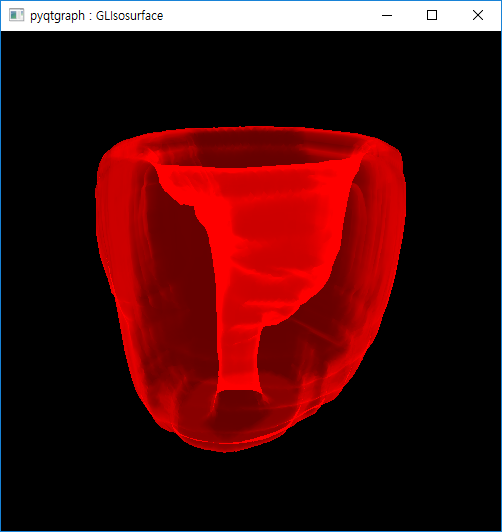

Write Python code to recreate this figure.
import sys
import scipy
import numpy as np
import pyqtgraph.opengl as gl

from scipy import ndimage
from skimage import measure
from PyQt4 import QtGui


def setdiff_mask(mask1, mask2):
    nx = mask1.shape[0]
    ny = mask1.shape[1]
    mask1_ = mask1.reshape((nx*ny, 1))
    mask2_ = mask2.reshape((nx*ny, 1))
    ind1 = np.where(mask1_ == 1)
    ind2 = np.where(mask2_ == 1)

    index1 = ind1[0]
    index2 = ind2[0]

    s1 = set(index1)
    s2 = set(index2)
    s3 = s1 - s2

    mask3 = np.zeros((nx, ny))

    for j in s3:
        mask3[int(j/ny), j%ny] = 1

    return mask3

result = np.load('contour_results_2.npy')

print(result.shape)

cine_images = result[0]  # cine는 4차원영상

print(cine_images.shape)  # 272: 행 갯수, 232:열 , 30:시간측(갯수) , 9: 슬라이스갯수

dicom_info = result[1]

print(dicom_info.PixelSpacing)  # 픽셀실제크기 mm
print(dicom_info.SpacingBetweenSlices)  # mm 10/1.28 배 z축 슬라이스 늘림

mask_diastole_endo = result[2]  # 확장기mask : binary
mask_diastole_epi = result[3]
frameno_diastole = result[4]  # diastole일때  idx
slicelocation = result[5]  # 위치 : 크기차이 == SpacingBetweenSlices

print(slicelocation[0:4])
print(mask_diastole_endo.shape)
print(frameno_diastole)

start_idx = 0
mask_diastole = []
row, col, sliceNum = mask_diastole_endo.shape
const = round(dicom_info.SpacingBetweenSlices / dicom_info.PixelSpacing[0])

for slno in range(start_idx, sliceNum-1):
    mask2 = mask_diastole_epi[:, :, slno]
    mask1 = mask_diastole_endo[:, :, slno]
    mask3 = setdiff_mask(mask2, mask1)

    # assume that len(mask_diastole) >= 2
    if slno !=  start_idx :
        Di_1 = ndimage.morphology.distance_transform_edt(mask3_before)
        Di = ndimage.morphology.distance_transform_edt(mask3)
        for i in range(1, const):
            weight_Di_1 = i / const
            weight_Di = 1 - weight_Di_1
            mask_diastole.append( weight_Di_1 * mask3_before + weight_Di * mask3 )
    mask3_before = mask3
    mask_diastole.append( mask3 )

mask_diastole = np.dstack(mask_diastole)

print(mask_diastole.shape)

# Create an PyQT4 application object.
app = QtGui.QApplication(sys.argv)

# Create a window object.
window = gl.GLViewWidget()
window.resize(500, 500)
window.setCameraPosition(distance=100)
window.setWindowTitle('pyqtgraph : GLIsosurface')
window.show()

# uniform_filter() is equivalent to smooth3() in matlab.
mask_diastole = scipy.ndimage.uniform_filter(mask_diastole, [5, 5, 20], mode='nearest')

# Using marching cubes algorithm to get a polygonal mesh of an isosurface
verts, faces = measure.marching_cubes(mask_diastole, 0.1)
meshdata = gl.MeshData(vertexes=verts, faces=faces)
mesh = gl.GLMeshItem(meshdata=meshdata, smooth=True, color=(1.0, 0.0, 0.0, 0.2), shader='balloon', glOptions='additive')

# Translation
[avgX, avgY, avgZ] = map(np.mean, zip(*verts))
mesh.translate(-avgX, -avgY, -avgZ)
window.addItem(mesh)

sys.exit(app.exec_())

plt.show()

sys.exit()
